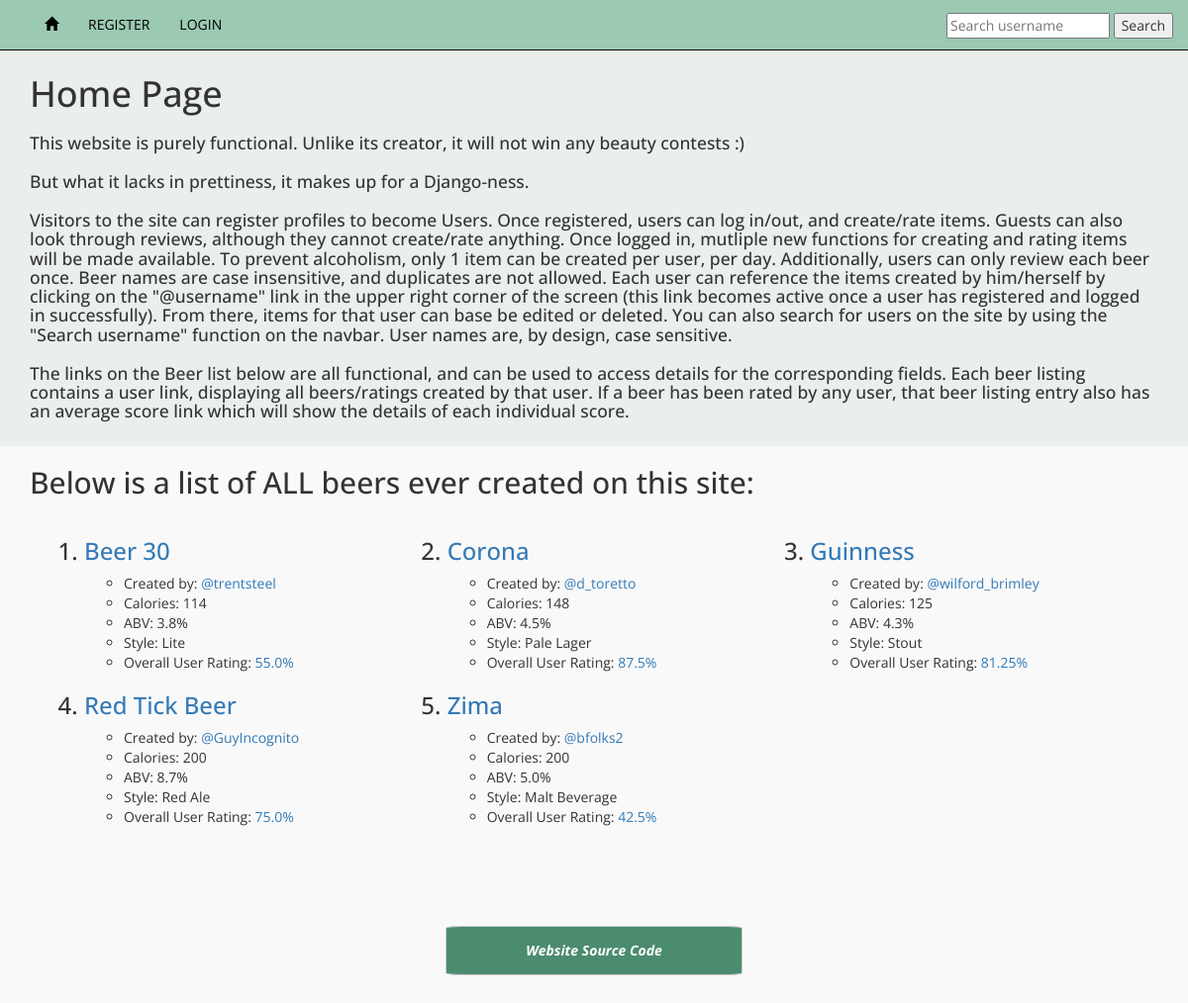
The app's page /, older data.
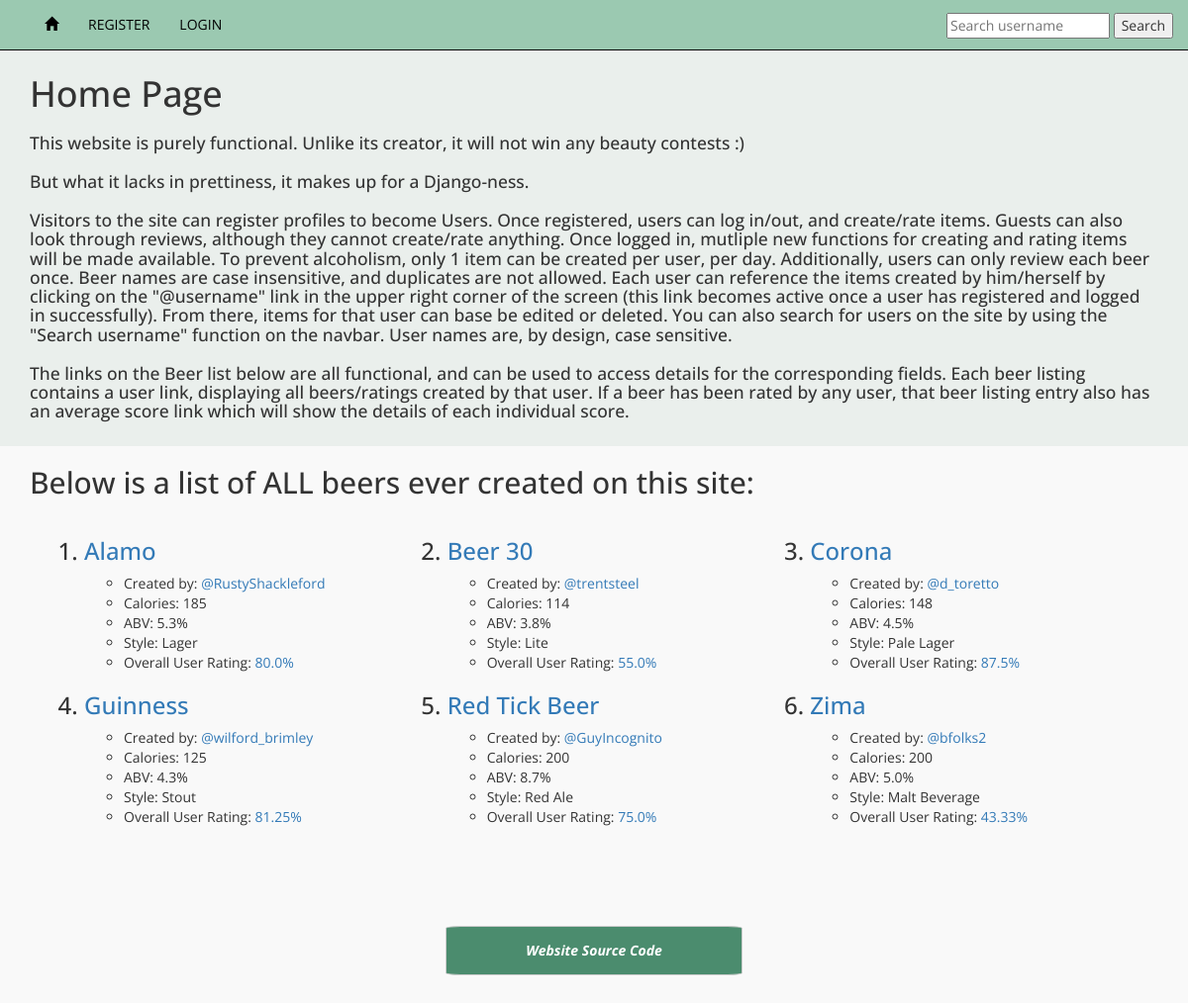
The same page, newer data.
### mybeerapp/models.py (models this page shows, shortened)
class Beer(models.Model):
    user=models.ForeignKey(User, related_name='beers', default=1)
    name=models.CharField(max_length=256)
    slug=models.SlugField(allow_unicode=True, default='')
    calories=models.PositiveIntegerField()
    abv=models.DecimalField(max_digits=3, decimal_places=1)
    style=models.CharField(default="It's a beer", max_length=256)
    location=models.CharField(max_length=256)
    created_at = models.DateTimeField(default=timezone.now)
    glass=models.ForeignKey(Glass, related_name='beers', default=1)
    def _get_total_average(self):
        count=self.ratings.count()
        total=0
        for rating in self.ratings.all():
            total=total+rating.average
        if count==0:
            count=1
        return round((total/count),2)
    total_average = property(_get_total_average)
    def _get_slug_name(self):
        return slugify(self.name)
    slug_name = property(_get_slug_name)

class Rating(models.Model):
    five_choices=(
        (1,'1/5'),
        (2,'2/5'),
        (3,'3/5'),
        (4,'4/5'),
        (5,'5/5'),
    )
    ten_choices=(
        (1,'1/10'),
        (2,'2/10'),
        (3,'3/10'),
        (4,'4/10'),
        (5,'5/10'),
        (6,'6/10'),
        (7,'7/10'),
        (8,'8/10'),
        (9,'9/10'),
        (10,'10/10'),
    )
    user=models.ForeignKey(User, related_name='user_ratings', default=1)
    beer=models.ForeignKey(Beer, related_name='ratings')
    aroma=models.PositiveIntegerField(choices=five_choices)
    appearance=models.PositiveIntegerField(choices=five_choices)
    taste=models.PositiveIntegerField(choices=ten_choices) #taste is weighted
    def _get_average(self):
        return round(((self.aroma + self.appearance + self.taste)/20)*100)
    average = property(_get_average)

### mybeerapp/views.py (the view)
# urls.py: url(r'^$', views.index, name='index'),
def index(request):
    beers=Beer.objects.all().order_by('name')
    return render(request, 'index.html', {'beers':beers})

### templates/index.html (shortened to what this page needs)
{% extends 'base.html' %}
{% block unbound %}
  <div class="introsection">
    <div class="container">
      <h1>Home Page</h1>
      <h3>This website is purely functional.  Unlike its creator, it will not win any beauty contests :) </h3>
      <h3>But what it lacks in prettiness, it makes up for a Django-ness.</h3>
      <h3>Visitors to the site can register profiles to become Users.  Once registered, users can log in/out, and create/rate items.
      Guests can also look through reviews, although they cannot create/rate anything.  Once logged in, mutliple new functions for
      creating and rating items will be made available.  To prevent alcoholism, only 1 item can be created per user, per day.
      Additionally, users can only review each beer once.  Beer names are case insensitive, and duplicates are not allowed.
      Each user can reference the items created by him/herself by clicking on the "@username" link in the upper right corner of the
      screen (this link becomes active once a user has registered and logged in successfully).  From there, items for that user can base be
      edited or deleted.  You can also search for users on the site by using the "Search username" function on the navbar.
      User names are, by design, case sensitive.</h3>
      <h3>The links on the Beer list below are all functional, and can be used to access details for the corresponding fields.
      Each beer listing contains a user link, displaying all beers/ratings created by that user.
      If a beer has been rated by any user, that beer listing entry also has an average score link which will show
      the details of each individual score.</h3>
    </div>
  </div>
  <div class="middlesection">
    <div class="container">
      <h2>Below is a list of ALL beers ever created on this site:</h2>
      <ol>
        <div class="table">
          {% for beer in beers %}
            <div class="col-md-4 col-xs-6">
              <h3><li><a href="{% url 'mybeerapp:beer_details' slug=beer.slug %}">{{beer.name}}</a></li></h3>
              <ul>
                <li>Created by: <a href="{% url 'mybeerapp:user_beerlist' username=beer.user.username %}">@{{beer.user}}</a></li>
                <li>Calories: {{beer.calories}}</li>
                <li>ABV: {{beer.abv}}%</li>
                <li>Style: {{beer.style}}</li>
                {% if beer.ratings.count %}
                  <li>Overall User Rating: <a href="{% url 'mybeerapp:rating_details' slug=beer.slug %}">{{beer.total_average}}%</a></li>
                {% endif %}
              </ul>
            </div>
          {% endfor %}
        </div>
      </ol>
    </div>
  </div>
  <div class="container">
    <div class="source_button">
      <a href="https://github.com/bfolks2/Python-Challenge-Beer-API"><button class="btn btn-default" type="button">Website Source Code</button></a>
    </div>
  </div>
{% endblock %}

Row changes from the older to the newer data that the page shows:
added Beer: name "Alamo", user "RustyShackleford", calories "185", abv "5.3", style "Lager", total_average "80.0"
computed for Beer "Zima": total_average "42.5" → "43.33"
